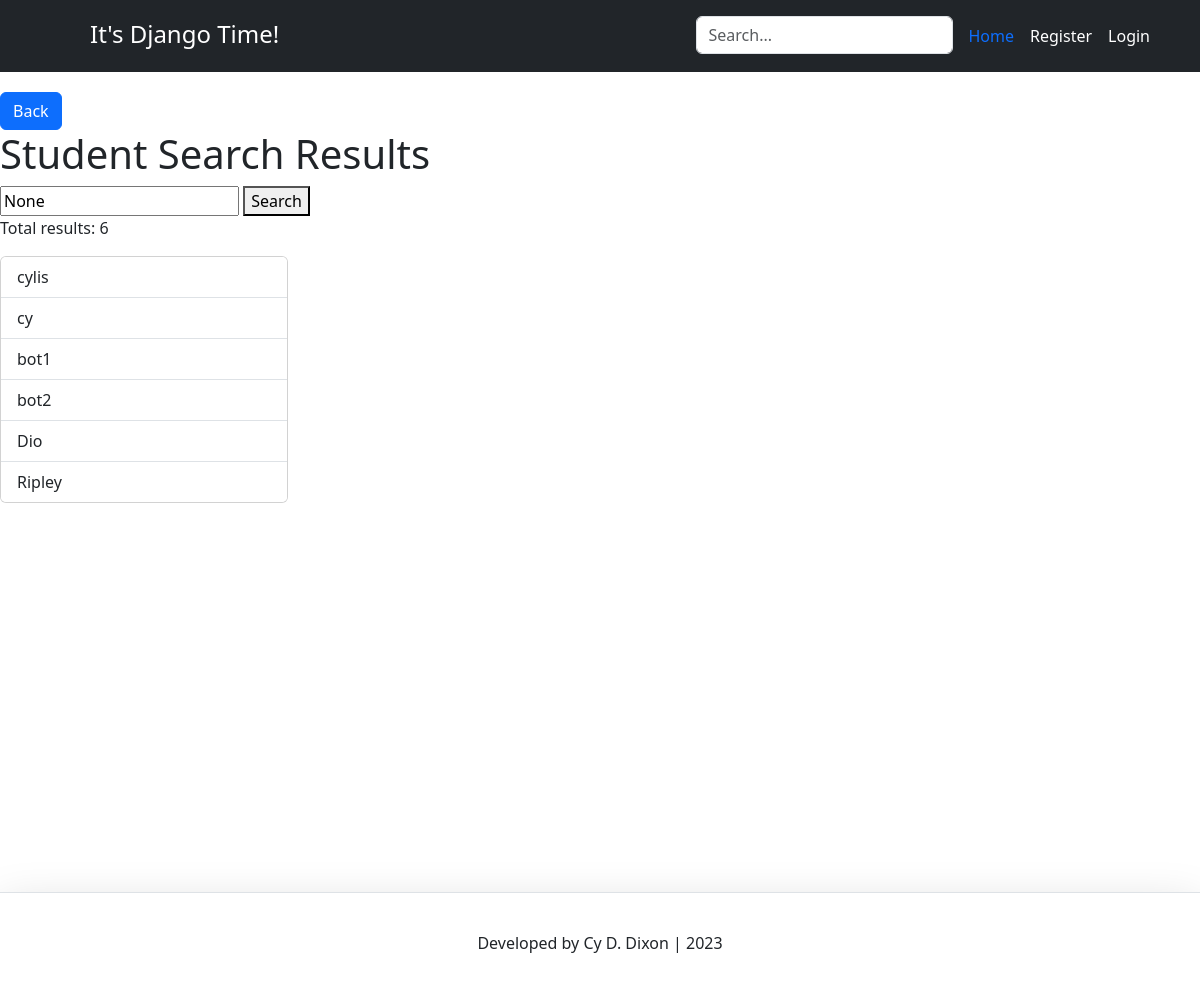
The page /search2/ on the database its author committed.
### account/models.py (models this page shows, shortened)
class Account(AbstractBaseUser):
	email 					= models.EmailField(verbose_name="email", max_length=60, unique=True)
	username 				= models.CharField(max_length=30, unique=True)
	date_joined				= models.DateTimeField(verbose_name='date joined', auto_now_add=True)
	last_login				= models.DateTimeField(verbose_name='last login', auto_now=True)
	is_admin				= models.BooleanField(default=False)
	is_active				= models.BooleanField(default=True)
	is_staff				= models.BooleanField(default=False)
	is_superuser			= models.BooleanField(default=False)
	USERNAME_FIELD = 'email'
	REQUIRED_FIELDS = ['username']
	objects = MyAccountManager()

### account/views.py (the view)
# urls.py: path('search2/', search_results2, name='search_results2'),
def search_results2(request):
	query2 = request.GET.get('query2')
	grades=Grade.objects.all()
	if query2:
		results = Account.objects.filter(username__icontains=query2)
		combined_results = list(results)
		num_results = len(combined_results)
	else:
		combined_results = Account.objects.all()
		num_results = len(combined_results)
	return render(request, 'search_results2.html', {'grades': grades, 'results': combined_results, 'query2': query2, 'num_results': num_results })

### account/templates/search_results2.html
{% extends 'base.html' %}
{% load static %}
{% block content %}
<a href="{% url 'scores' %}" class="btn btn-primary">Back</a>
<h1>Student Search Results</h1>
<form action="{% url 'search_results2' %}" method="GET">
    <input type="text" name="query2" placeholder="Search..." value="{{ query2 }}">
    <button type="submit2">Search</button>
</form>
<p>Total results: {{ num_results }}</p>
<div class="card" style="width: 18rem;">
    <ul class="list-group list-group-flush">
    {% for item in results %}
        <li class="list-group-item">{{ item.username }}</li>
    {% empty %}
        <li>No results found</li>
    {% endfor %}
    </ul>
</div>
{% endblock content %}

### templates/snippets/base_css.html (style rules this page uses)
body { background-color: #F5F5F5; }

### rows shown on the page
Account: username "cylis"
Account: username "cy"
Account: username "bot1"
Account: username "bot2"
Account: username "Dio"
Account: username "Ripley"

### other values the page prints
{{ num_results }} "6"
